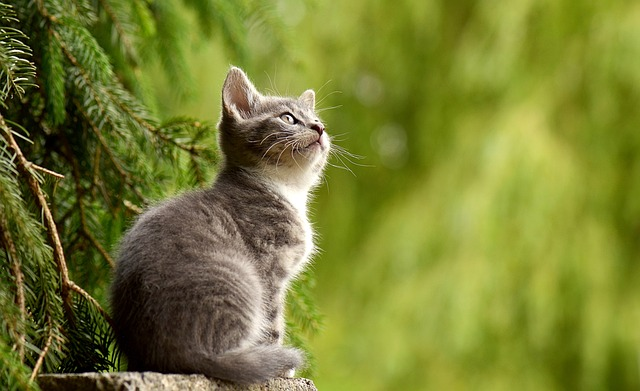
#> input picture img.jpg, 640 x 391 px
$ jupyter execute '06. 크기 조정.ipynb'
#> lines starting #> are read from the running program, lines starting #| are printed output that depends on the picture
# 6. 크기 조정

## 이미지

고정 크기로 설정

[cell 1]
import cv2
img = cv2.imread('img.jpg')
#> img is the input picture: shape (391, 640, 3); mean B, G, R 49.8, 125.8, 119.1
dst = cv2.resize(img, (400, 500)) # width, height 고정 크기
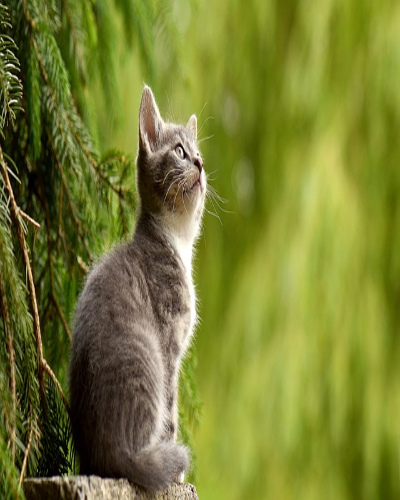
#> dst: shape (500, 400, 3); mean B, G, R 49.7, 125.7, 118.9

cv2.imshow('img', img)
cv2.imshow('resize', dst)
cv2.waitKey(0)
cv2.destroyAllWindows()

비율로 설정

[cell 2]
import cv2
img = cv2.imread('img.jpg')
dst = cv2.resize(img, None, fx = 0.5, fy = 0.5) # x, y 비율 정의(0.5.배로 축소)
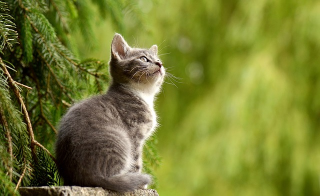
#> dst: shape (196, 320, 3); mean B, G, R 49.9, 125.9, 119.2

cv2.imshow('img', img)
cv2.imshow('resize', dst)
cv2.waitKey(0)
cv2.destroyAllWindows()

### 보간법
1. cv2.INTER_AREA : 크기 줄일 때 사용
1. cv2.INTER_CUBIC : 크기 늘릴 때 사용(속도 느림, 퀄리티 좋음)
1. cv2.INTER_LINEAR : 크기 늘릴 때 사용(기본값)

보간법 적용하여 축소

[cell 3]
import cv2
img = cv2.imread('img.jpg')
dst = cv2.resize(img, None, fx = 0.5, fy = 0.5, interpolation = cv2.INTER_AREA) # x, y 비율 정의(0.5.배로 축소)

cv2.imshow('img', img)
cv2.imshow('resize', dst)
cv2.waitKey(0)
cv2.destroyAllWindows()

보간법 적용하여 확대

[cell 4]
import cv2
img = cv2.imread('img.jpg')
dst = cv2.resize(img, None, fx = 2, fy = 2, interpolation = cv2.INTER_CUBIC) # x, y 비율 정의(0.5.배로 축소)
#> dst: shape (782, 1280, 3)

cv2.imshow('img', img)
cv2.imshow('resize', dst)
cv2.waitKey(0)
cv2.destroyAllWindows()

## 동영상

고정 크기로 설정

[cell 5]
import cv2
cap = cv2.VideoCapture('video.mp4')

while cap.isOpened():
    ret, frame = cap.read()
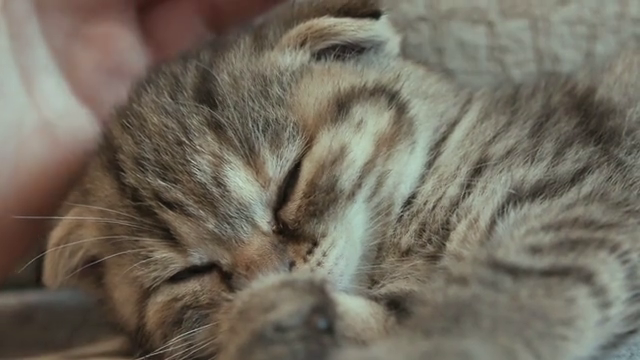
#> input picture frame 17 of video.mp4, 640 x 360 px
#> frame is the input picture: shape (360, 640, 3); mean B, G, R 94.9, 107.5, 114.1
    if not ret:
        break

    frame_resized = cv2.resize(img, (400, 500)) # width, height 고정 크기
    cv2.imshow('video', frame)
    if cv2.waitKey(1) == ord('q'):
#> (key q is pressed here)
        break

cap.release()
cv2.destroyAllWindows()

비율로 설정

[cell 6]
import cv2
cap = cv2.VideoCapture('video.mp4')

while cap.isOpened():
    ret, frame = cap.read()
    if not ret:
        break

    frame_resized = cv2.resize(img, None, fx = 1.5, fy = 1.5, interpolation = cv2.INTER_CUBIC) # width, height 고정 크기
    cv2.imshow('video', frame)
    if cv2.waitKey(1) == ord('q'):
#> (key q is pressed here)
        break

cap.release()
cv2.destroyAllWindows()
